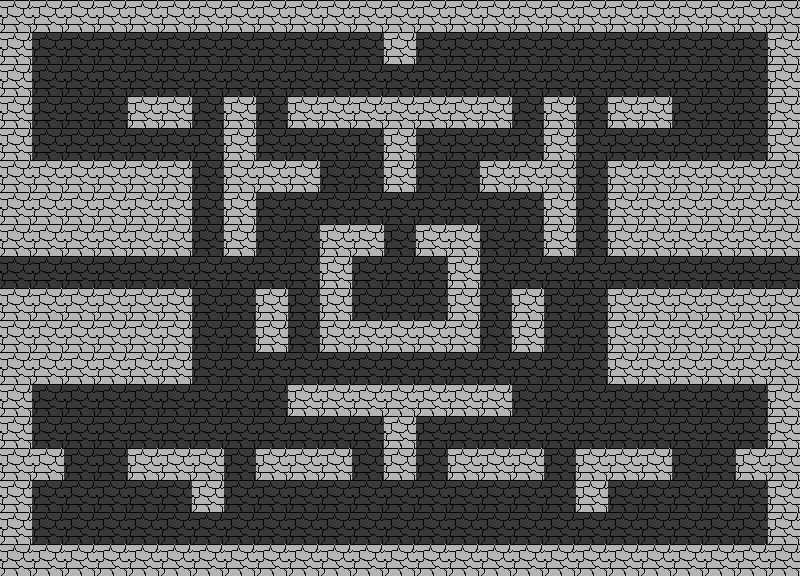

This game map was drawn from its Tiled (.tmx) file and the tilesets committed beside it. A one-line description and the full map source follow:
An orthogonal 25x18 tile map with 32x32 px tiles, 1 tile layer (floor) and 8 objects (4x enemy, 3x door, player).

<map version="1.10" tiledversion="1.11.2" orientation="orthogonal" renderorder="right-down" width="25" height="18" tilewidth="32" tileheight="32" infinite="0" nextlayerid="3" nextobjectid="9">
 <tileset firstgid="1" source="placeholder.tsx" />
 <layer id="1" name="floor" width="25" height="18">
  <data encoding="csv">
2,2,2,2,2,2,2,2,2,2,2,2,2,2,2,2,2,2,2,2,2,2,2,2,2,
2,1,1,1,1,1,1,1,1,1,1,1,2,1,1,1,1,1,1,1,1,1,1,1,2,
2,1,1,1,1,1,1,1,1,1,1,1,1,1,1,1,1,1,1,1,1,1,1,1,2,
2,1,1,1,2,2,1,2,1,2,2,2,2,2,2,2,1,2,1,2,2,1,1,1,2,
2,1,1,1,1,1,1,2,1,1,1,1,2,1,1,1,1,2,1,1,1,1,1,1,2,
2,2,2,2,2,2,1,2,2,2,1,1,2,1,1,2,2,2,1,2,2,2,2,2,2,
2,2,2,2,2,2,1,2,1,1,1,1,1,1,1,1,1,2,1,2,2,2,2,2,2,
2,2,2,2,2,2,1,2,1,1,2,2,1,2,2,1,1,2,1,2,2,2,2,2,2,
1,1,1,1,1,1,1,1,1,1,2,1,1,1,2,1,1,1,1,1,1,1,1,1,1,
2,2,2,2,2,2,1,1,2,1,2,1,1,1,2,1,2,1,1,2,2,2,2,2,2,
2,2,2,2,2,2,1,1,2,1,2,2,2,2,2,1,2,1,1,2,2,2,2,2,2,
2,2,2,2,2,2,1,1,1,1,1,1,1,1,1,1,1,1,1,2,2,2,2,2,2,
2,1,1,1,1,1,1,1,1,2,2,2,2,2,2,2,1,1,1,1,1,1,1,1,2,
2,1,1,1,1,1,1,1,1,1,1,1,2,1,1,1,1,1,1,1,1,1,1,1,2,
2,2,1,1,2,2,2,1,2,2,2,1,2,1,2,2,2,1,2,2,2,1,1,2,2,
2,1,1,1,1,1,2,1,1,1,1,1,1,1,1,1,1,1,2,1,1,1,1,1,2,
2,1,1,1,1,1,1,1,1,1,1,1,1,1,1,1,1,1,1,1,1,1,1,1,2,
2,2,2,2,2,2,2,2,2,2,2,2,2,2,2,2,2,2,2,2,2,2,2,2,2
</data>
 </layer>
 <objectgroup id="2" name="objects">
  <object id="1" type="enemy" gid="5" x="416" y="320" width="32" height="32" />
  <object id="2" type="enemy" gid="5" x="416" y="288" width="32" height="32" />
  <object id="3" type="enemy" gid="5" x="352" y="288" width="32" height="32" />
  <object id="4" type="enemy" gid="5" x="352" y="320" width="32" height="32" />
  <object id="5" type="door" gid="3" x="384" y="576" width="32" height="32" />
  <object id="6" type="player" gid="4" x="384" y="544" width="32" height="32" />
  <object id="7" type="door" gid="3" x="768" y="288" width="32" height="32" />
  <object id="8" type="door" gid="3" x="0" y="288" width="32" height="32" />
 </objectgroup>
</map>
